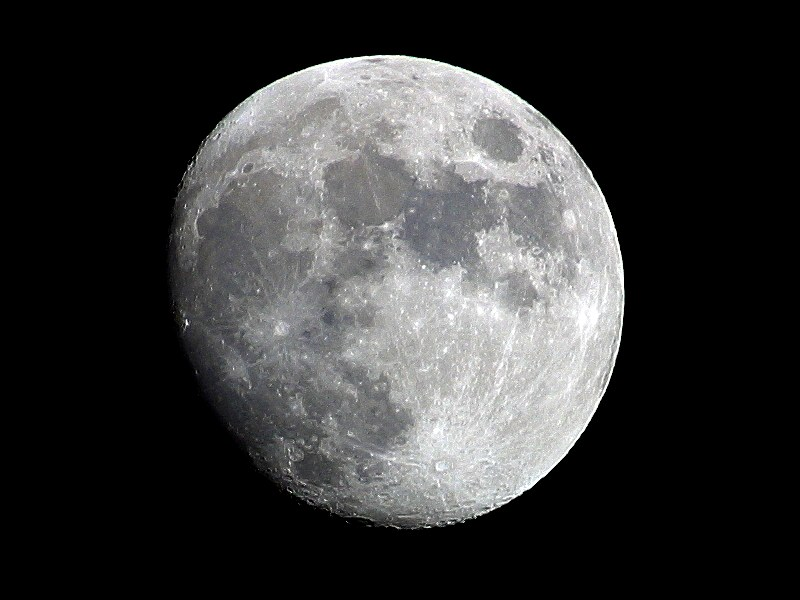
#> input picture PythonWorkspace/Image/lena.jpg, 800 x 600 px, found by its file name
$ python crop.py
#> lines starting #> are read from the running program, lines starting #| are printed output that depends on the picture
import cv2


'''
    이미지를 자르는 함수
    :param
        img  : 이미지
        x, y : 자를곳 시작 좌표
        w, h : 자를 폭과 길이
'''
def im_trim(img, x, y, w, h):
    imgtrim = img[y: y + h, x: x + w]
    return imgtrim


# 현재경로의 이미지 불러오기
sample = cv2.imread('F:\MiguelGIT\PythonWorkspace\TEST_IMAGE\lena.jpg')
#> sample is the input picture: shape (600, 800, 3); mean B, G, R 55.4, 55.3, 55.2
cv2.imshow('org', sample)

# 함수 실행하기
# 원본영상의 자를 영역 원점 x,y좌표 지정. 그리고 새로 생성할 이미지 frame크기 지정
result = im_trim(sample, 200, 200, 300, 300)
#> in im_trim, `imgtrim = img[y: y + h, x: x + w]`:
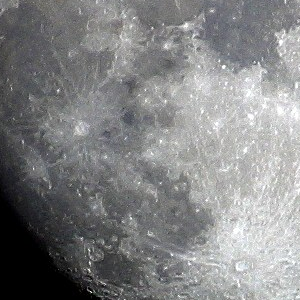
#> imgtrim: shape (300, 300, 3); mean B, G, R 132.1, 131.3, 130.6
cv2.imshow('img', result)

cv2.waitKey(0)
cv2.destroyAllWindows()
